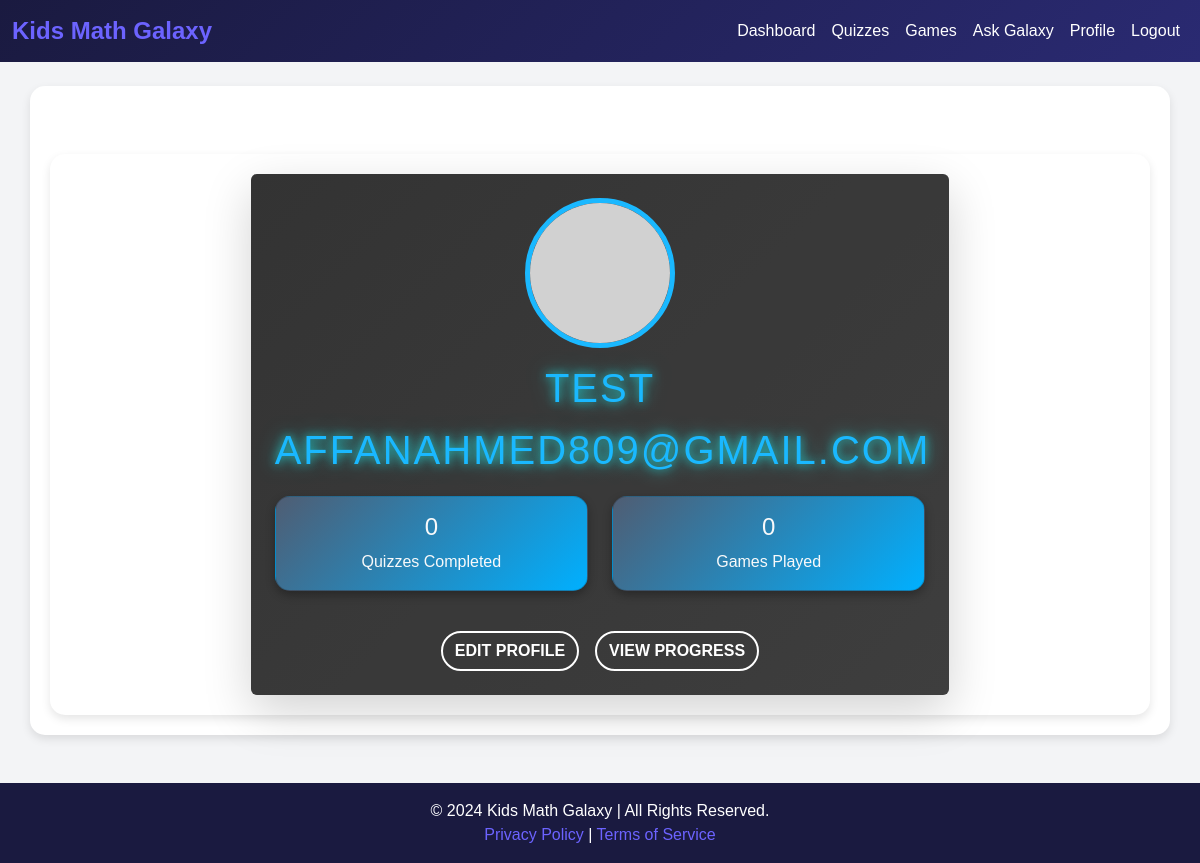
The app's page /profile (signed in) with its own data.
### app.py (models this page shows)
class User(db.Model):
    id = db.Column(db.Integer, primary_key=True)
    username = db.Column(db.String(150), unique=True, nullable=False)
    email = db.Column(db.String(150), unique=True, nullable=False)
    password = db.Column(db.String(150), nullable=False)
    quizzes_completed = db.Column(db.Integer, default=0)
    total_score = db.Column(db.Integer, default=0)
    games_played = db.Column(db.Integer, default=0)  # Add games_played field
    math_game_score = db.Column(db.Integer, default=0)

### app.py (the view)
@app.route('/profile')
@login_required
def profile():
    user = db.session.get(User, session['user_id'])
    return render_template('profile.html', user=user)

### app.py (called while the page is built)
def login_required(f):
    @wraps(f)
    def decorated_function(*args, **kwargs):
        if 'username' not in session:
            return redirect(url_for('login'))
        return f(*args, **kwargs)
    return decorated_function

### templates/profile.html (shortened to what this page needs)
{% extends "base.html" %}
{% block content %}
<div class="container mt-5">
    <div class="row justify-content-center">
        <div class="col-md-8">
            <div class="profile-card text-center bg-dark text-light p-4 rounded shadow-lg">
                <img src="https://via.placeholder.com/150" alt="Profile Picture" class="profile-image mb-3 rounded-circle">
                <h2 class="futuristic-title">{{ user.username }}</h2>
                <p class="futuristic-title">{{ user.email }}</p>
                <div class="row text-center mb-4">
                    <div class="col">
                        <div class="card futuristic-card bg-gradient-primary text-light mb-3">
                            <div class="card-body">
                                <h4 class="card-title">{{ user.quizzes_completed }}</h4>
                                <p class="card-text">Quizzes Completed</p>
                            </div>
                        </div>
                    </div>
                    <div class="col">
                        <div class="card futuristic-card bg-gradient-success text-light mb-3">
                            <div class="card-body">
                                <h4 class="card-title">{{ user.games_played }}</h4>
                                <p class="card-text">Games Played</p>
                            </div>
                        </div>
                    </div>
                </div>
                <div class="d-flex justify-content-center">
                    <a href="{{ url_for('edit_profile') }}" class="btn btn-outline-light mx-2 futuristic-button">Edit Profile</a>
                    <a href="{{ url_for('progress') }}" class="btn btn-outline-light mx-2 futuristic-button">View Progress</a>
                </div>
            </div>
        </div>
    </div>
</div>
{% endblock %}

### static/styles.css (style rules this page uses)
body { background: #121212; color: #fff; font-family: 'Orbitron', sans-serif; }
.profile-card { background: linear-gradient(135deg, #1c1c1c, #282828); border-radius: 20px; box-shadow: 0 4px 30px rgba(0, 0, 0, 0.7); padding: 20px; position: relative; overflow: hidden; }
.profile-card::before { content: ''; position: absolute; top: 50%; left: 50%; width: 300%; height: 300%; background: rgba(255, 255, 255, 0.1); transform: translate(-50%, -50%); border-radius: 50%; animation: pulse 5s infinite ease-in-out; }
.profile-image { border: 5px solid #00b0ff; width: 150px; height: 150px; object-fit: cover; transition: transform 0.3s ease-in-out; }
.futuristic-title { font-size: 2.5rem; color: #00b0ff; text-transform: uppercase; letter-spacing: 2px; text-shadow: 0 0 10px rgba(0, 255, 255, 0.7), 0 0 20px rgba(0, 255, 255, 0.5); }
.futuristic-card { border-radius: 15px; box-shadow: 0 4px 10px rgba(0, 0, 0, 0.3); background: linear-gradient(135deg, #4f5d73, #00b0ff); transition: transform 0.3s ease, box-shadow 0.3s ease; }
.futuristic-button { border-radius: 30px; border: 2px solid #fff; background: transparent; color: #fff; font-weight: bold; transition: all 0.3s ease; text-transform: uppercase; }

### templates/base.html (style rules this page uses)
body { background: #f3f4f6; font-family: 'Arial', sans-serif; }
h1, h2, h3, h4, h5, h6 { color: #2a2a72; }
.container { background: #fff; border-radius: 15px; padding: 20px; box-shadow: 0 4px 10px rgba(0, 0, 0, 0.1); }

### records on screen
User: username "TEST", email "AFFANAHMED809@GMAIL.COM", quizzes_completed "0", games_played "0"
